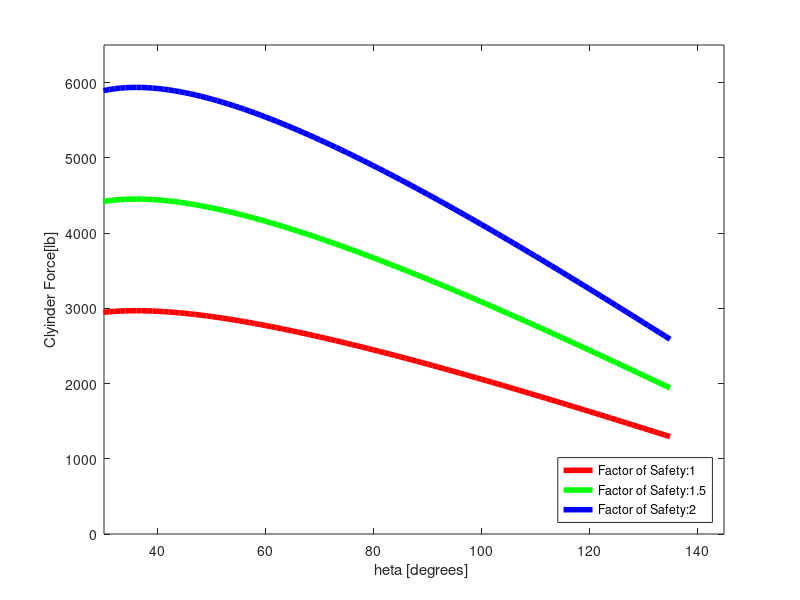

This chart was generated by the following MATLAB code:
%% Wesley Schumacher
% ME ID:627-566
% MCEN 4085 Senior Design
% Fall 2021
% Force Analysis

%% House-keeping Runner function
clc; close all;

%Constants 
Weight = 600 + 50;                  % [lb] Weight of Bin plus Weight of Forks and Lifting Arm
DistanceFromPivotToCylinder = 6.5;  % [inches]
DistanceFromPivotToWeight = 34;     % [inches]
DistanceFromPivotToWeight = linspace(34,4,116);
%Vaiables

theta = 20:135;                     % [degrees] The angle the Lifting Arm is from the frame
CylinderAgngle = 150:-1:35;         % [degrees] The Angle the Cylinder is from the Lifitng Arm
BinWeightangle = theta;             % [degrees] The Angle the weight is compared to the lifting Arm(Same direction as Gravity)

%650lb*sin(70)*(34in + 6.5in) = CF*sin(90)*(6.5in)  Cylinder Force = 3196 lbs

ClyinderForce = (Weight .* sind(BinWeightangle) .* (DistanceFromPivotToCylinder + DistanceFromPivotToWeight)) ./ (sind(CylinderAgngle) .* DistanceFromPivotToCylinder);

plot(theta,ClyinderForce, 'r','linewidth',4)


hold on
plot(theta,ClyinderForce*1.5, 'g','linewidth',4)
plot(theta,ClyinderForce*2, 'b','linewidth',4)

legend('Factor of Safety:1','Factor of Safety:1.5','Factor of Safety:2','Location','southeast')
xlabel("\theta [degrees]")
ylabel("Clyinder Force[lb]")
xlim([30 145])
ylim([0000 6500])
